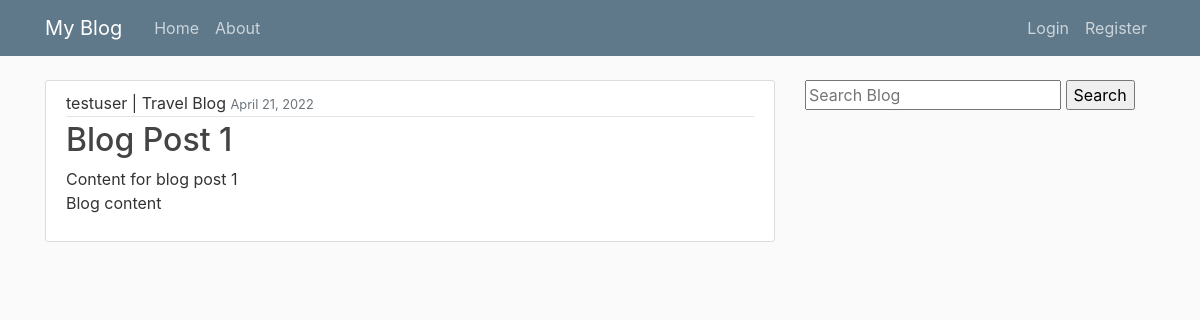
The app's page /post/blog-post-1 with its own data.
### blog/models.py (models this page shows, shortened)
class Post(models.Model):
    title = models.CharField(max_length=20)
    content = models.TextField()
    date_posted = models.DateField(default=timezone.now)
    author = models.ForeignKey(User, on_delete=models.CASCADE)
    slug = models.SlugField(null=False, unique=True)
    category = models.ForeignKey(Category, on_delete=models.CASCADE)

class Category(models.Model):
    category_name = models.CharField(max_length=50)
    def __str__(self):
        return self.category_name

### blog/views.py (the view)
# urls.py: path("post/<slug:slug>", PostDetailView.as_view(), name='post-detail'),
class PostDetailView(DetailView):
    model = Post

### blog/templates/blog/post_detail.html (shortened to what this page needs)
{% extends "blog/base.html" %}
{% block content %}
    <article class="media content-section">
        <div class="media-body">
        <div class="article-metadata">
            {{ post.author }} |
            {{ post.category }}
            <small class="text-muted">{{ object.date_posted|date:"F d, Y" }}</small>
        </div>
        <h2 class="article-title">{{ object.title }}</h2>
        <p class="article-content">{{ object.content }}</p>
        </div>
    </article>
{% endblock content %}

### blog/static/blog/main.css (style rules this page uses)
body { background: #fafafa; color: #333333; margin-top: 5rem; }
h1, h2, h3, h4, h5, h6 { color: #444444; }
.content-section { background: #ffffff; padding: 10px 20px; border: 1px solid #dddddd; border-radius: 3px; margin-bottom: 20px; }
.article-title { color: #444444; }
.article-content { white-space: pre-line; }
.article-metadata { padding-bottom: 1px; margin-bottom: 4px; border-bottom: 1px solid #e3e3e3 }

### records on screen
Post: author "testuser", category "Travel Blog", date_posted "April 21, 2022", title "Blog Post 1", content "Content for blog post 1 Blog content"
